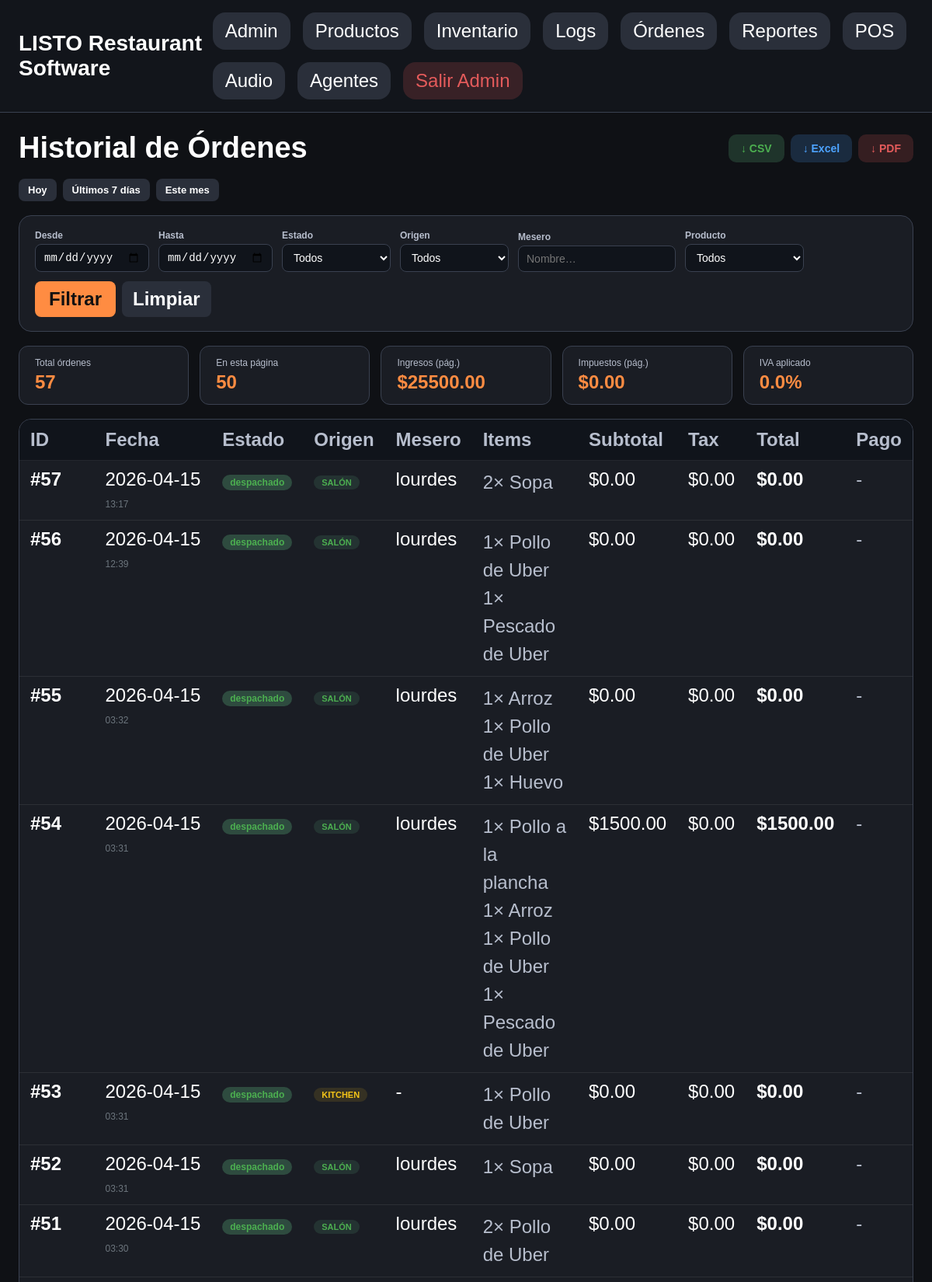
The page /admin/orders/history (signed in, upper part) on the database its author committed.
### app/models.py (models this page shows)
class Order(Base):
    __tablename__ = "orders"
    id: Mapped[int] = mapped_column(Integer, primary_key=True, index=True)
    source_role: Mapped[str] = mapped_column(String(50), nullable=False)  # station_a / kitchen
    status: Mapped[str] = mapped_column(String(50), default="nuevo")
    requires_acceptance: Mapped[bool] = mapped_column(Boolean, default=True)
    waiter_id: Mapped[int | None] = mapped_column(Integer, ForeignKey("waiters.id"), nullable=True)
    waiter_name: Mapped[str | None] = mapped_column(String(200), nullable=True)
    created_at: Mapped[datetime] = mapped_column(DateTime, default=cr_now)
    accepted_at: Mapped[datetime | None] = mapped_column(DateTime, nullable=True)
    preparing_at: Mapped[datetime | None] = mapped_column(DateTime, nullable=True)
    ready_at: Mapped[datetime | None] = mapped_column(DateTime, nullable=True)
    dispatched_at: Mapped[datetime | None] = mapped_column(DateTime, nullable=True)
    cancelled_at: Mapped[datetime | None] = mapped_column(DateTime, nullable=True)
    updated_at: Mapped[datetime] = mapped_column(DateTime, default=cr_now, onupdate=cr_now)
    was_edited: Mapped[bool] = mapped_column(Boolean, default=False)
    was_cancelled: Mapped[bool] = mapped_column(Boolean, default=False)
    items = relationship("OrderItem", back_populates="order", cascade="all, delete-orphan")
    events = relationship("OrderEvent", back_populates="order", cascade="all, delete-orphan")

class OrderItem(Base):
    __tablename__ = "order_items"
    id: Mapped[int] = mapped_column(Integer, primary_key=True)
    order_id: Mapped[int] = mapped_column(ForeignKey("orders.id"), nullable=False)
    product_id: Mapped[int] = mapped_column(ForeignKey("products.id"), nullable=False)
    quantity: Mapped[int] = mapped_column(Integer, default=1)
    order = relationship("Order", back_populates="items")
    product = relationship("Product")

class Product(Base):
    __tablename__ = "products"
    id: Mapped[int] = mapped_column(Integer, primary_key=True, index=True)
    name: Mapped[str] = mapped_column(String(200), unique=True, nullable=False)
    active: Mapped[bool] = mapped_column(Boolean, default=True)
    display_order: Mapped[int] = mapped_column(Integer, default=0)
    image_path: Mapped[str | None] = mapped_column(String(300), nullable=True)
    price: Mapped[float] = mapped_column(Float, default=0)
    created_at: Mapped[datetime] = mapped_column(DateTime, default=cr_now)

### app/routes/web.py (the view)
@router.get("/admin/orders/history")
def orders_history(request: Request, db: Session = Depends(get_db)):
    if not require_admin(request):
        return RedirectResponse(url="/admin/login")
    page = max(1, _parse_int(request.query_params.get("page")) or 1)
    per_page = 50
    filters = _build_filters(request)
    orders, total, tax_rate = get_order_history(db, filters, page=page, per_page=per_page)
    total_pages = max(1, (total + per_page - 1) // per_page)
    products = db.query(Product).filter(Product.active == True).order_by(Product.name.asc()).all()
    base_params = {k: v for k, v in request.query_params.items() if k != "page"}
    def _qs(extra: dict) -> str:
        merged = {**base_params, **extra}
        return "&".join(f"{k}={v}" for k, v in merged.items() if v)
    def page_url(p: int) -> str:
        return f"/admin/orders/history?{_qs({'page': p})}"
    def export_url(fmt: str) -> str:
        return f"/admin/orders/history/export/{fmt}?{_qs({})}"
    return templates.TemplateResponse("admin_orders_history.html", {
        "request": request,
        "orders": orders,
        "total": total,
        "page": page,
        "per_page": per_page,
        "total_pages": total_pages,
        "tax_rate": tax_rate * 100,
        "products": products,
        "filters": filters,
        "params": dict(request.query_params),
        "page_url": page_url,
        "export_url": export_url,
        "page_title": "Historial de Órdenes",
    })

### app/templates/admin_orders_history.html (shortened to what this page needs)
{% extends 'base.html' %}
{% block content %}
<div class="oh-wrap">
  <div class="oh-top">
    <h1 class="oh-title">Historial de Órdenes</h1>
    <div class="oh-exports">
      <a class="btn-export btn-csv"   href="{{ export_url('csv') }}">&#8595; CSV</a>
      <a class="btn-export btn-excel" href="{{ export_url('excel') }}">&#8595; Excel</a>
      <a class="btn-export btn-pdf"   href="{{ export_url('pdf') }}">&#8595; PDF</a>
    </div>
  </div>
  <div class="presets">
    <button class="preset" data-preset="today">Hoy</button>
    <button class="preset" data-preset="week">Últimos 7 días</button>
    <button class="preset" data-preset="month">Este mes</button>
  </div>
  <div class="filter-bar">
    <form id="filterForm" method="get" action="/admin/orders/history">
      <div class="filter-group">
        <label>Desde</label>
        <input type="date" name="date_from" value="{{ params.get('date_from','') }}" />
      </div>
      <div class="filter-group">
        <label>Hasta</label>
        <input type="date" name="date_to" value="{{ params.get('date_to','') }}" />
      </div>
      <div class="filter-group">
        <label>Estado</label>
        <select name="status">
          <option value="">Todos</option>
        </select>
      </div>
      <div class="filter-group">
        <label>Origen</label>
        <select name="source_role">
          <option value="">Todos</option>
        </select>
      </div>
      <div class="filter-group">
        <label>Mesero</label>
        <input type="text" name="waiter_name" value="{{ params.get('waiter_name','') }}" placeholder="Nombre…" />
      </div>
      <div class="filter-group">
        <label>Producto</label>
        <select name="product_id">
          <option value="">Todos</option>
        </select>
      </div>
      <div class="filter-actions">
        <button type="submit" class="btn-filter">Filtrar</button>
        <a href="/admin/orders/history" class="btn-clear">Limpiar</a>
      </div>
    </form>
  </div>
  {% set active_orders = orders | selectattr('was_cancelled', 'equalto', false) | list %}
  {% set total_revenue = active_orders | sum(attribute='fin.total') %}
  {% set total_tax     = active_orders | sum(attribute='fin.tax') %}
  <div class="summary-bar">
    <div class="summary-card"><div class="label">Total órdenes</div><div class="value">{{ total }}</div></div>
    <div class="summary-card"><div class="label">En esta página</div><div class="value">{{ orders|length }}</div></div>
    <div class="summary-card"><div class="label">Ingresos (pág.)</div><div class="value">${{ "%.2f"|format(total_revenue) }}</div></div>
    <div class="summary-card"><div class="label">Impuestos (pág.)</div><div class="value">${{ "%.2f"|format(total_tax) }}</div></div>
    <div class="summary-card"><div class="label">IVA aplicado</div><div class="value">{{ "%.1f"|format(tax_rate) }}%</div></div>
  </div>
  <div class="table-wrap">
    <table class="big-table">
      <thead>
        <tr>
          <th>ID</th>
          <th>Fecha</th>
          <th>Estado</th>
          <th>Origen</th>
          <th>Mesero</th>
          <th>Items</th>
          <th>Subtotal</th>
          <th>Tax</th>
          <th>Total</th>
          <th>Pago</th>
        </tr>
      </thead>
      <tbody>
        {% for o in orders %}
        <tr {% if o.was_cancelled %}class="cancelled-row"{% endif %}>
          <td><strong>#{{ o.id }}</strong>{% if o.was_cancelled %}<br><span style="font-size:11px;color:var(--red);">CANCELADO</span>{% endif %}</td>
          <td style="white-space:nowrap;">
            {{ o.created_at.strftime('%Y-%m-%d') }}<br>
            <span style="color:#6c757d;font-size:12px;">{{ o.created_at.strftime('%H:%M') }}</span>
          </td>
          <td><span class="badge badge-{{ o.status }}">{{ o.status }}</span></td>
          <td>
            {% if o.source_role == 'station_a' %}
            <span class="badge badge-station">SALÓN</span>
            {% else %}
            <span class="badge badge-kitchen">KITCHEN</span>
            {% endif %}
          </td>
          <td>{{ o.waiter_name or '-' }}</td>
          <td class="items-cell">
            {% for item in o.items %}
            <div>{{ item.quantity }}× {{ item.product.name if item.product else '?' }}</div>
            {% else %}
            <span style="color:#6c757d;">-</span>
            {% endfor %}
          </td>
          <td class="amount">${{ "%.2f"|format(o.fin.subtotal) }}</td>
          <td class="amount">${{ "%.2f"|format(o.fin.tax) }}</td>
          <td class="amount"><strong>${{ "%.2f"|format(o.fin.total) }}</strong></td>
          <td><span style="color:#b7becd;">{{ o.fin.payment_method }}</span></td>
        </tr>
        {% else %}
        <tr><td colspan="10" style="text-align:center;color:#6c757d;padding:40px;">Sin órdenes con los filtros actuales.</td></tr>
        {% endfor %}
      </tbody>
    </table>
  </div>
</div>
{% endblock %}

### app/static/css/styles.css (style rules this page uses)
:root { --bg: #0f1115; --card: #1a1d24; --muted: #2a2f3a; --border: #3a4150; --text: #ffffff; --accent: #ff8c42; --blue: #4da3ff; --yellow: #ffd24d; --green: #4caf50; --gray: #6c757d; --red: #e45b5b; }
* { box-sizing: border-box; }
body { margin: 0; background: var(--bg); color: var(--text); font-family: Arial, sans-serif; }
h1, h2, h3, p, label, th, td, input, button, a, div, span { font-size: 24px; }
h1 { font-size: 38px; margin: 0 0 20px; }
.badge-station { background: rgba(255,140,66,0.18); color: var(--accent); }
.badge-kitchen { background: rgba(77,163,255,0.18); color: var(--blue); }
.big-table { width:100%; border-collapse:collapse; }
.big-table th, .big-table td { text-align:left; padding:16px; border-bottom:1px solid rgba(255,255,255,0.08); vertical-align:top; }

### app/templates/admin_orders_history.html (style rules this page uses)
.oh-wrap { display:flex; flex-direction:column; gap:18px; }
.oh-top { display:flex; justify-content:space-between; align-items:center; flex-wrap:wrap; gap:12px; }
.oh-title { margin:0; }
.oh-exports { display:flex; gap:8px; flex-wrap:wrap; }
.btn-export { padding:10px 16px; border:none; border-radius:10px; font-weight:700; font-size:14px; cursor:pointer; text-decoration:none; display:inline-block; }
.btn-csv { background:rgba(104,211,145,0.18); color:var(--green); }
.btn-excel { background:rgba(77,163,255,0.18); color:var(--blue); }
.btn-pdf { background:rgba(228,91,91,0.18); color:var(--red); }
.filter-bar { background:var(--card); border:1px solid var(--border); border-radius:16px; padding:18px 20px; }
.filter-bar form { display:flex; flex-wrap:wrap; gap:12px; align-items:flex-end; }
.filter-group { display:flex; flex-direction:column; gap:4px; min-width:140px; }
.filter-group label { font-size:12px; color:#b7becd; font-weight:600; }
.filter-group input, .filter-group select { background:#10141b; border:1px solid var(--border); border-radius:8px; padding:8px 10px; color:var(--text); font-size:14px; }
.filter-actions { display:flex; gap:8px; align-items:flex-end; }
.btn-filter { background:var(--accent); color:#111; border:none; border-radius:8px; padding:9px 18px; font-weight:700; cursor:pointer; }
.btn-clear { background:var(--muted); color:var(--text); border:none; border-radius:8px; padding:9px 14px; font-weight:700; cursor:pointer; text-decoration:none; display:inline-block; }
.presets { display:flex; gap:8px; flex-wrap:wrap; }
.preset { background:var(--muted); border:none; border-radius:8px; padding:7px 12px; font-size:13px; font-weight:700; cursor:pointer; color:var(--text); }
.summary-bar { display:flex; gap:14px; flex-wrap:wrap; }
.summary-card { background:var(--card); border:1px solid var(--border); border-radius:12px; padding:14px 20px; flex:1; min-width:160px; }
.summary-card .label { font-size:12px; color:#b7becd; margin-bottom:4px; }
.summary-card .value { font-size:24px; font-weight:800; color:var(--accent); }
.table-wrap { background:var(--card); border:1px solid var(--border); border-radius:16px; overflow:hidden; }
.big-table { width:100%; border-collapse:collapse; font-size:14px; }
.big-table th { padding:12px 14px; background:#10141b; color:#b7becd; font-weight:700; text-align:left; white-space:nowrap; }
.big-table td { padding:10px 14px; border-top:1px solid var(--border); vertical-align:top; }
.badge { display:inline-block; padding:3px 10px; border-radius:20px; font-size:12px; font-weight:700; }
.badge-despachado { background:rgba(104,211,145,0.25); color:var(--green); }
.badge-station { background:rgba(104,211,145,0.12); color:var(--green); font-size:11px; }
.badge-kitchen { background:rgba(245,197,24,0.12); color:#f5c518; font-size:11px; }
.items-cell { max-width:240px; color:#b7becd; font-size:13px; line-height:1.5; }
.amount { font-variant-numeric:tabular-nums; }

### rows shown on the page
Order: id "57", created_at "2026-04-15", created_at "13:17", status "despachado", source_role "SALÓN", waiter_name "lourdes", fin.subtotal "0.00", fin.tax "0.00", fin.total "0.00", fin.payment_method "-"
OrderItem: quantity "2", product "Sopa"
Order: id "56", created_at "2026-04-15", created_at "12:39", status "despachado", source_role "SALÓN", waiter_name "lourdes", fin.subtotal "0.00", fin.tax "0.00", fin.total "0.00", fin.payment_method "-"
OrderItem: quantity "1", product "Pollo de Uber"
OrderItem: quantity "1", product "Pescado de Uber"
Order: id "55", created_at "2026-04-15", created_at "03:32", status "despachado", source_role "SALÓN", waiter_name "lourdes", fin.subtotal "0.00", fin.tax "0.00", fin.total "0.00", fin.payment_method "-"
OrderItem: quantity "1", product "Arroz"
OrderItem: quantity "1", product "Pollo de Uber"
OrderItem: quantity "1", product "Huevo"
Order: id "54", created_at "2026-04-15", created_at "03:31", status "despachado", source_role "SALÓN", waiter_name "lourdes", fin.subtotal "1500.00", fin.tax "0.00", fin.total "1500.00", fin.payment_method "-"
OrderItem: quantity "1", product "Pollo a la plancha"
OrderItem: quantity "1", product "Arroz"
OrderItem: quantity "1", product "Pollo de Uber"
OrderItem: quantity "1", product "Pescado de Uber"
Order: id "53", created_at "2026-04-15", created_at "03:31", status "despachado", source_role "KITCHEN", waiter_name "-", fin.subtotal "0.00", fin.tax "0.00", fin.total "0.00", fin.payment_method "-"
OrderItem: quantity "1", product "Pollo de Uber"
Order: id "52", created_at "2026-04-15", created_at "03:31", status "despachado", source_role "SALÓN", waiter_name "lourdes", fin.subtotal "0.00", fin.tax "0.00", fin.total "0.00", fin.payment_method "-"
OrderItem: quantity "1", product "Sopa"
Order: id "51", created_at "2026-04-15", created_at "03:30", status "despachado", source_role "SALÓN", waiter_name "lourdes", fin.subtotal "0.00", fin.tax "0.00", fin.total "0.00", fin.payment_method "-"
OrderItem: quantity "2", product "Pollo de Uber"

### other values the page prints
{{ total }} "57"
{{ orders|length }} "50"
{{ "%.2f"|format(total_revenue) }} "25500.00"
{{ "%.2f"|format(total_tax) }} "0.00"
{{ "%.1f"|format(tax_rate) }} "0.0"
